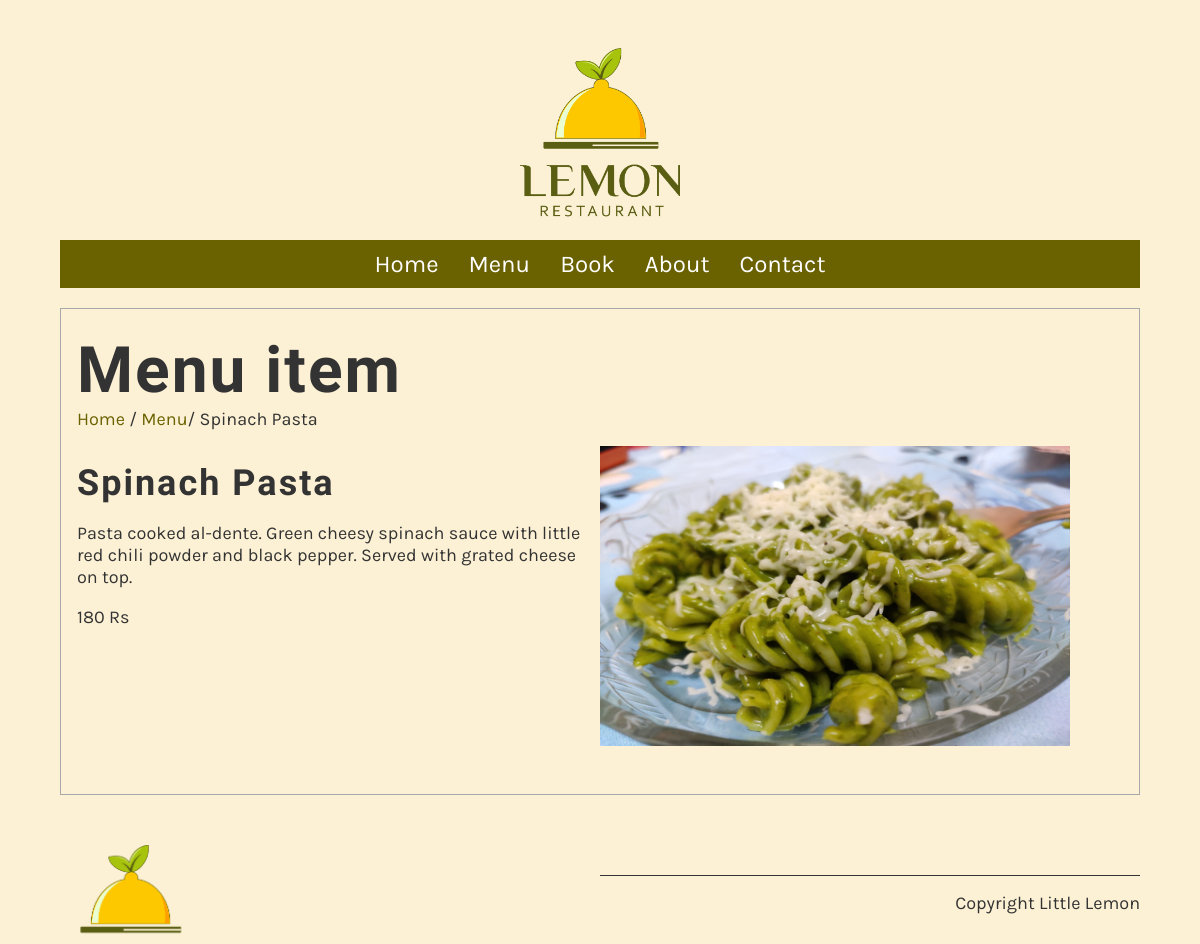
Screenshot of /menu_item/1/ with the database file from the repository.
### restaurant/models.py (models this page shows, shortened)
class Menu(models.Model):
    name = models.CharField(max_length=200)
    price = models.IntegerField()
    description = models.TextField(max_length=1000, default='')

### restaurant/views.py (the view)
# urls.py: path('menu_item/<int:pk>/', views.display_menu_item, name="menu_item"),
def display_menu_item(request, pk=None):
    if pk:
        menu_item = Menu.objects.get(pk=pk)
    else:
        menu_item = ''
    return render(request, "menu_item.html", {"menu_item":menu_item})

### templates/menu_item.html
{% extends 'base.html' %}
{% load static %}
{% block content %}
<section>
    <article>
        <h1>Menu item</h1>
        <span>
            <a href="{% url 'home' %}">Home</a> /
            <a href="{% url 'menu' %}">Menu</a>/
            {{ menu_item.name }}
        </span>
        <div class="row">
            <div class="column">
                <h2>
                    {{ menu_item.name }}
                </h2>
                <p>
                    {{ menu_item.description }}
                </p>
                <p>
                    {{ menu_item.price }} Rs
                </p>
            </div>
            <div class="column">
                <img class="menu__img" src="{% static 'img/menu_items/' %}{{menu_item.name}}.jpg" alt="{{ menu_item.name }}" />
            </div>
        </div>
    </article>
</section>
{% endblock %}

### restaurant/static/css/style.css (style rules this page uses)
:root { --nav-bar: hsl(55, 98%, 21%); --bg-body: hsl(44, 87%, 91%); --text1: hsl(0, 0%, 100%); --light-white: hsl(0, 0%, 97%); --text2: hsl(0, 0%, 20%); --fillin-text: hsl(60, 100%, 50%); --border-gray: hsl(0, 0%, 66%); --link-color: hsl(28, 87%, 67%); --contact-gray: hsl(0, 0%, 86%); --fs-18: 1.125rem; --fs-24: 1.5rem; --fs-32: 2rem; --fs-36: 2.25rem; --fs-64: 4rem; --img-height-300: 18.75rem; --img-width-470: 29.375rem; --container: 69.375rem; --transition: 250ms ease-in-out; }
html { box-sizing: border-box; font-size: 100%; }
*, *::before, *::after { box-sizing: inherit; }
html, body { overflow-x: hidden; }
body { padding: 0; background-color: var(--bg-body); color: var(--text2); font-family: 'Karla', sans-serif; margin-top: 3rem; margin-bottom: 3rem; margin-block: 0; margin-left: 5%; margin-right: 5%; font-size: var(--fs-18); }
article { flex: 1; }
main article { border: 1px solid var(--border-gray); padding-left: 1rem; padding-right: 1rem; }
article img { max-width: 100%; }
h1, h2, h3, h4, h5, h6 { font-family: 'Markazi Text', serif; letter-spacing: 2px; }
h1 { font-size: var(--fs-64); margin-top: 1.5rem; margin-bottom: 0; }
h2 { font-size: var(--fs-36); color: var(--text2); margin:1rem 0; }
a { color: var(--nav-bar); text-decoration: none; }
.row { display: flex; flex-direction: column; width: 100%; padding-block: 1rem; }
.column { flex-basis: 50%; margin-bottom: 1rem; padding-bottom: 1rem; }
@media (min-width: 37.5em) { .row { flex-direction: row; width: 100%; } }
.menu__img { display: block; width: var(--img-width-470); height: var(--img-height-300); }

### rows the page displays
Menu: name "Spinach Pasta", description "Pasta cooked al-dente. Green cheesy spinach sauce with little red chili powder and black pepper. Served with grated cheese on top.", price "180", name (picture)
